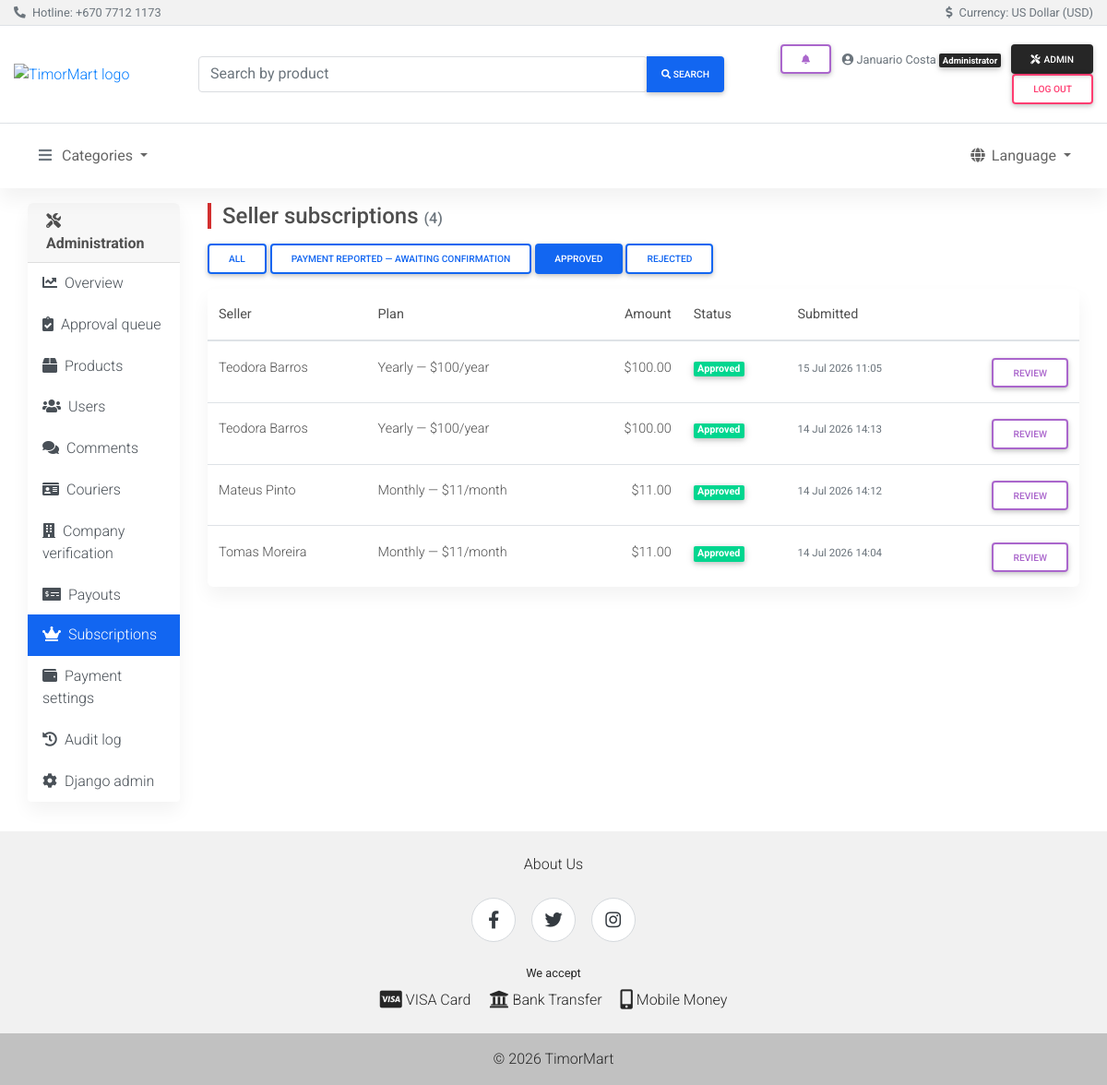
The app's page /dashboard/subscriptions/?status=approved (signed in) with its own data.
### olretail/subscription_models.py (models this page shows, shortened)
class SubscriptionRequest(models.Model):
    seller = models.ForeignKey('olretail.Seller', on_delete=models.CASCADE, related_name='subscription_requests')
    plan = models.CharField(
        max_length=10,
        choices=[(SubscriptionPlan.MONTHLY, SubscriptionPlan.MONTHLY.label),
                 (SubscriptionPlan.YEARLY, SubscriptionPlan.YEARLY.label)],
    )
    amount = models.DecimalField(max_digits=8, decimal_places=2)
    payment_reference = models.TextField(
        help_text=_("How/when you paid — e.g. bank transfer reference, mobile money confirmation.")
    )
    status = models.CharField(
        max_length=10, choices=SubscriptionRequestStatus.choices, default=SubscriptionRequestStatus.PENDING
    )
    admin_notes = models.TextField(blank=True)
    created_at = models.DateTimeField(auto_now_add=True)
    reviewed_at = models.DateTimeField(null=True, blank=True)
    reviewed_by = models.ForeignKey(
        settings.AUTH_USER_MODEL, on_delete=models.SET_NULL, null=True, blank=True, related_name='+'
    )
    class Meta:
        ordering = ['-created_at']

### olretail/models.py (models this page shows, shortened)
class Seller(models.Model):
    user = models.OneToOneField(User, on_delete=models.CASCADE)
    address = models.CharField(max_length=255)
    mobile = models.CharField(max_length=40)
    payment_instructions = models.TextField(
        blank=True,
        help_text=_(
            "Bank or mobile money details buyers use to pay you directly "
            "(e.g. bank name, account number, account holder name)."
        ),
    )
    seller_type = models.CharField(
        max_length=20, choices=SellerType.choices, default=SellerType.INDIVIDUAL,
    )
    company_name = models.CharField(max_length=200, blank=True)
    company_tin = models.CharField(max_length=50, blank=True, verbose_name="TIN")
    company_address = models.CharField(max_length=255, blank=True)
    company_bank_account = models.CharField(max_length=100, blank=True)
    business_document = models.ImageField(upload_to="seller_business_docs/", null=True, blank=True)
    verification_status = models.CharField(
        max_length=20, choices=SellerVerificationStatus.choices, default=SellerVerificationStatus.PENDING,
    )
    verification_note = models.TextField(blank=True)
    verified_at = models.DateTimeField(null=True, blank=True)
    verified_by = models.ForeignKey(
        User, on_delete=models.SET_NULL, null=True, blank=True, related_name="sellers_verified"
    )
    @property
    def get_name(self):
        if self.seller_type == SellerType.COMPANY and self.company_name:
            return self.company_name
        return self.user.get_full_name() or self.user.username

### dashboard/views.py (the view)
# urls.py: path("subscriptions/", views.subscriptions, name="subscriptions"),
@admin_required
def subscriptions(request):
    qs = SubscriptionRequest.objects.select_related("seller__user").order_by("-created_at")
    status = request.GET.get("status") or ""
    if status:
        qs = qs.filter(status=status)
    page_obj = Paginator(qs, PAGE_SIZE).get_page(request.GET.get("page"))
    return render(
        request,
        "dashboard/subscriptions.html",
        {
            "section": "subscriptions",
            "page_obj": page_obj,
            "status": status,
            "status_choices": SubscriptionRequestStatus.choices,
            "pending_count": SubscriptionRequest.objects.filter(
                status=SubscriptionRequestStatus.PENDING
            ).count(),
        },
    )

### accounts/roles.py (called while the page is built)
def is_buyer(user):
    if not user.is_authenticated or user.is_staff:
        return False
    return hasattr(user, "buyer") or user.groups.filter(name=BUYER_GROUP).exists()

def is_seller(user):
    if not user.is_authenticated or user.is_staff:
        return False
    return hasattr(user, "seller")

def is_courier(user):
    if not user.is_authenticated or user.is_staff:
        return False
    return hasattr(user, "courier")

### olretail/context_processors.py (called while the page is built)
def categories(request):
    return {"categories": Category.objects.all()}

def roles(request):
    from accounts.roles import is_buyer, is_courier, is_seller  # local import: avoid app-load cycle
    return {
        "is_buyer": is_buyer(request.user),
        "is_seller": is_seller(request.user),
        "is_courier": is_courier(request.user),
    }

def notifications(request):
    if not request.user.is_authenticated:
        return {"unread_notification_count": 0, "recent_notifications": []}
    qs = Notification.objects.filter(recipient=request.user).select_related("order")
    return {
        "unread_notification_count": qs.filter(is_read=False).count(),
        "recent_notifications": qs[:8],
    }

### dashboard/templates/dashboard/subscriptions.html (shortened to what this page needs)
{% extends 'dashboard/base.html' %}
{% block dash_content %}
<div class="d-flex flex-wrap justify-content-between align-items-center mb-3 page-header-bar">
  <h1 class="h4 mb-0">Seller subscriptions <small class="text-muted h6">({{ page_obj.paginator.count }})</small></h1>
</div>
<div class="mb-3">
  <a href="{% url 'dashboard:subscriptions' %}" class="btn btn-sm {% if not status %}btn-primary{% else %}btn-outline-primary{% endif %} m-0">All</a>
  {% for value, label in status_choices %}
  <a href="{% url 'dashboard:subscriptions' %}?status={{ value }}"
     class="btn btn-sm {% if status == value %}btn-primary{% else %}btn-outline-primary{% endif %} m-0">{{ label }}
     {% if value == 'pending' and pending_count %}({{ pending_count }}){% endif %}</a>
  {% endfor %}
</div>
<div class="card">
  <div class="table-responsive">
    <table class="table table-hover mb-0">
      <thead>
        <tr><th>Seller</th><th>Plan</th><th class="text-right">Amount</th><th>Status</th><th>Submitted</th><th></th></tr>
      </thead>
      <tbody>
        {% for r in page_obj.object_list %}
        <tr>
          <td>{{ r.seller.get_name }}</td>
          <td>{{ r.get_plan_display }}</td>
          <td class="text-right">${{ r.amount }}</td>
          <td>
            {% if r.status == 'pending' %}<span class="badge badge-warning">{{ r.get_status_display }}</span>
            {% elif r.status == 'approved' %}<span class="badge badge-success">{{ r.get_status_display }}</span>
            {% else %}<span class="badge badge-danger">{{ r.get_status_display }}</span>{% endif %}
          </td>
          <td><small class="text-muted">{{ r.created_at|date:"j M Y H:i" }}</small></td>
          <td class="text-right">
            <a href="{% url 'dashboard:subscription_detail' r.pk %}" class="btn btn-sm btn-outline-secondary my-0">Review</a>
          </td>
        </tr>
        {% empty %}
        <tr><td colspan="6" class="text-center text-muted py-4">No subscription requests yet.</td></tr>
        {% endfor %}
      </tbody>
    </table>
  </div>
</div>
{% endblock %}

### templates/shared/header.html (shortened to what this page needs)
{% load i18n %}
{% load static %}
<header>
  <div class="bg-light border-bottom py-1">
    <div class="container-fluid d-flex flex-wrap justify-content-between align-items-center small text-muted">
      <div>
        <i class="fas fa-phone-alt mr-1" aria-hidden="true"></i>
        {% trans 'Hotline' %}: <a href="tel:+67077121173" class="text-muted">+670 7712 1173</a>
      </div>
      <div>
        <i class="fas fa-dollar-sign mr-1" aria-hidden="true"></i>
        {% trans 'Currency' %}: {% trans 'US Dollar (USD)' %}
      </div>
    </div>
  </div>
  <div class="container-fluid">
    <div class="row jumbotron white border-bottom mb-0 py-3 align-items-center">
      <div class="col-md-2 my-1">
        <a href="{% url 'olretail:index' %}" aria-label="{% trans 'Home' %}">
          <img src="{% static 'mdb/img/logo.jpg' %}" height="180" alt="TimorMart logo">
        </a>
      </div>
      <div class="col-md-6 my-1">
        <form action="{% url 'olretail:search' %}" method="get" role="search">
          <div class="md-form md-outline input-group md-input-group w-100 my-0">
            <input type="search" class="form-control mb-0" name="q" value="{{ query|default:'' }}"
                   placeholder="{% trans 'Search by product' %}" aria-label="{% trans 'Search by product' %}">
            <div class="input-group-append">
              <button class="btn btn-primary btn-md px-3 m-0" type="submit">
                <i class="fa fa-search" aria-hidden="true"></i>
                <span class="d-none d-sm-inline"> {% trans 'Search' %}</span>
              </button>
            </div>
          </div>
        </form>
      </div>
      <div class="col-md-4 my-1 text-md-right">
        {% if user.is_authenticated %}
        <div class="dropdown d-inline-block mr-2">
          <a class="btn btn-sm btn-outline-secondary my-0 position-relative" href="#" role="button"
             id="notificationsDropdown" data-toggle="dropdown" aria-haspopup="true" aria-expanded="false"
             aria-label="{% trans 'Notifications' %}">
            <i class="fas fa-bell" aria-hidden="true"></i>
          </a>
        </div>
        <span class="text-muted small mr-2">
          <i class="fas fa-user-circle" aria-hidden="true"></i>
          {{ user.get_full_name|default:user.username }}
          {% if user.is_staff %}<span class="badge badge-dark">{% trans 'Administrator' %}</span>
          {% elif is_buyer and is_seller %}<span class="badge badge-light border">{% trans 'Buyer & Seller' %}</span>
          {% elif is_seller %}<span class="badge badge-light border">{% trans 'Seller' %}</span>
          {% elif is_buyer %}<span class="badge badge-light border">{% trans 'Buyer' %}</span>{% endif %}
        </span>
        {% if user.is_staff %}
        <a href="{% url 'dashboard:overview' %}" class="btn btn-sm btn-dark my-0">
          <i class="fas fa-tools mr-1" aria-hidden="true"></i>{% trans 'Admin' %}
        </a>
        {% endif %}
        <form action="{% url 'accounts:logout' %}" method="post" class="d-inline">
          <button type="submit" class="btn btn-sm btn-outline-danger my-0">{% trans 'Log out' %}</button>
        </form>
        {% else %}
        <a href="{% url 'accounts:login' %}" class="btn btn-sm btn-outline-primary my-0">{% trans 'Sign in' %}</a>
        <a href="{% url 'accounts:register' %}" class="btn btn-sm btn-primary my-0">{% trans 'Sign up' %}</a>
        {% endif %}
      </div>
    </div>
  </div>
  <nav class="navbar navbar-expand-lg sticky-top navbar-light white">
    <div class="container-fluid">
      <div class="collapse navbar-collapse" id="mainNav">
        <ul class="navbar-nav align-items-start">
          <li class="nav-item dropdown">
            <a class="nav-link dropdown-toggle" data-toggle="dropdown" href="#" role="button"
               aria-haspopup="true" aria-expanded="false">
              <i class="fas fa-bars text-muted mr-2" aria-hidden="true"></i>{% trans 'Categories' %}
            </a>
          </li>
        </ul>
        <ul class="navbar-nav ml-md-auto align-items-start">
          <li class="nav-item dropdown">
            <a class="nav-link dropdown-toggle" data-toggle="dropdown" href="#" role="button"
               aria-haspopup="true" aria-expanded="false">
              <i class="fas fa-globe mr-1" aria-hidden="true"></i>{% trans 'Language' %}
            </a>
          </li>
        </ul>
      </div>
    </div>
  </nav>
</header>

### templates/shared/base.html (style rules this page uses)
.page-header-bar { border-left: 4px solid #d32f2f; padding-left: .75rem; }
html { scroll-behavior: smooth; }
img { max-width: 100%; }
.card-body, td, .alert, .list-group-item { overflow-wrap: anywhere; }
.table-responsive { -webkit-overflow-scrolling: touch; }

### records on screen
SubscriptionRequest: seller.get_name "Teodora Barros", plan "Yearly — $100/year", amount "100.00", status "Approved", created_at "15 Jul 2026 11:05"
SubscriptionRequest: seller.get_name "Teodora Barros", plan "Yearly — $100/year", amount "100.00", status "Approved", created_at "14 Jul 2026 14:13"
SubscriptionRequest: seller.get_name "Mateus Pinto", plan "Monthly — $11/month", amount "11.00", status "Approved", created_at "14 Jul 2026 14:12"
SubscriptionRequest: seller.get_name "Tomas Moreira", plan "Monthly — $11/month", amount "11.00", status "Approved", created_at "14 Jul 2026 14:04"

### other values on screen
{{ user.get_full_name|default:user.username }} "Januario Costa"
{{ page_obj.paginator.count }} "4"
{{ label }} "PAYMENT REPORTED — AWAITING CONFIRMATION" "APPROVED" "REJECTED"
